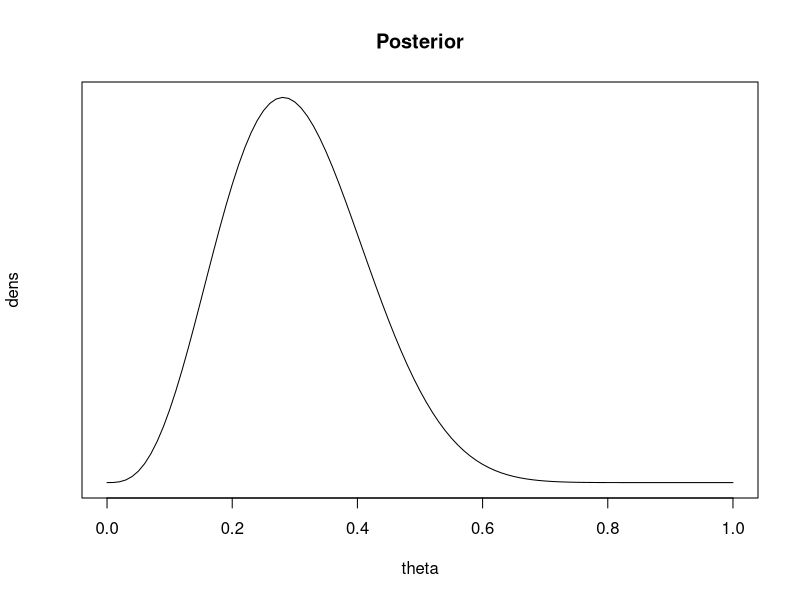
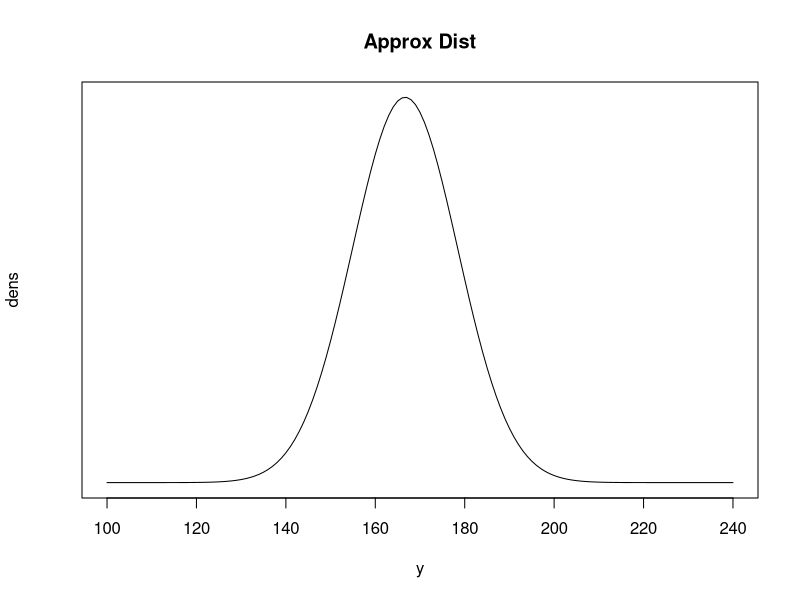
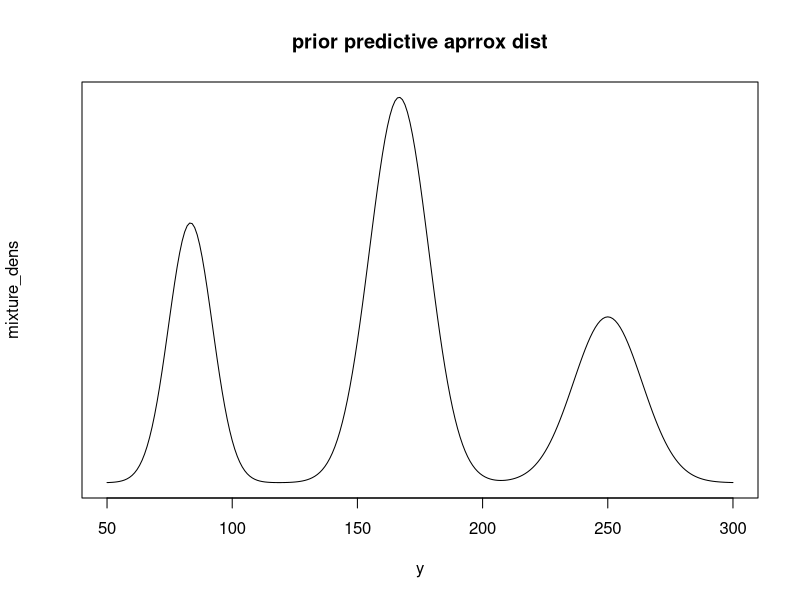
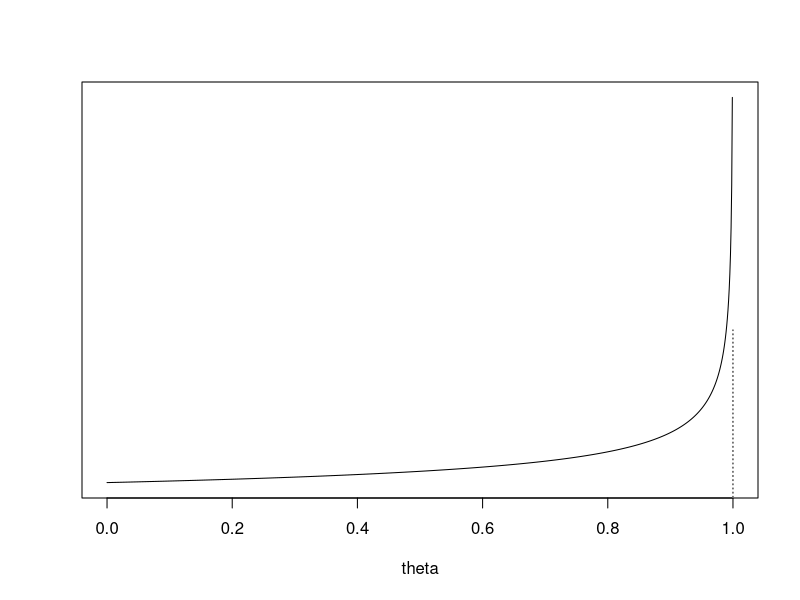
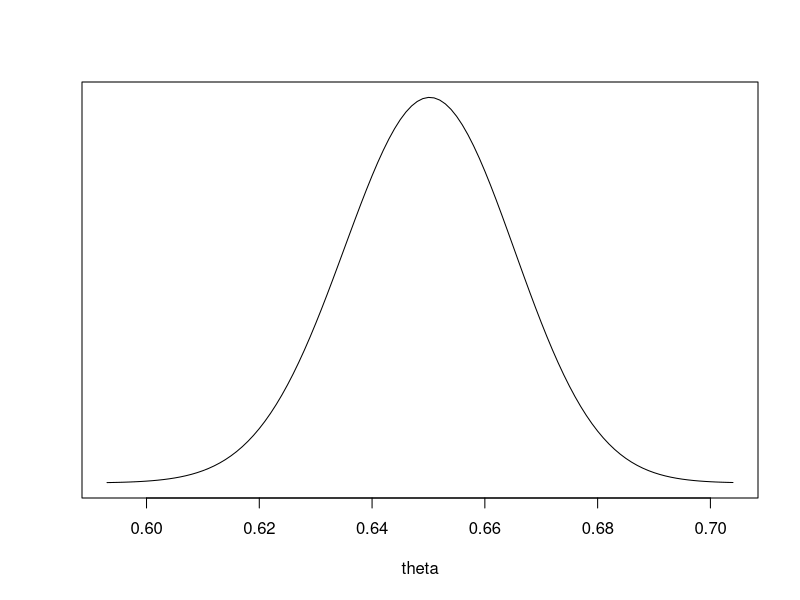
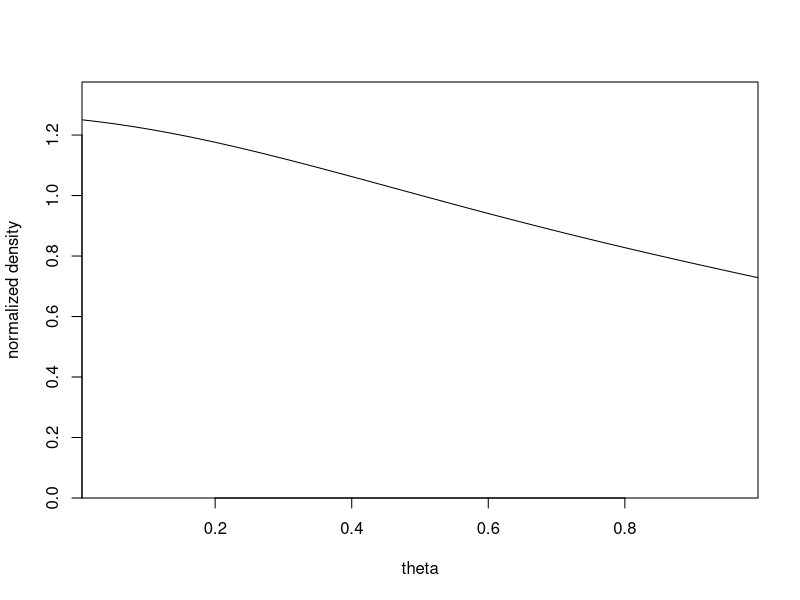
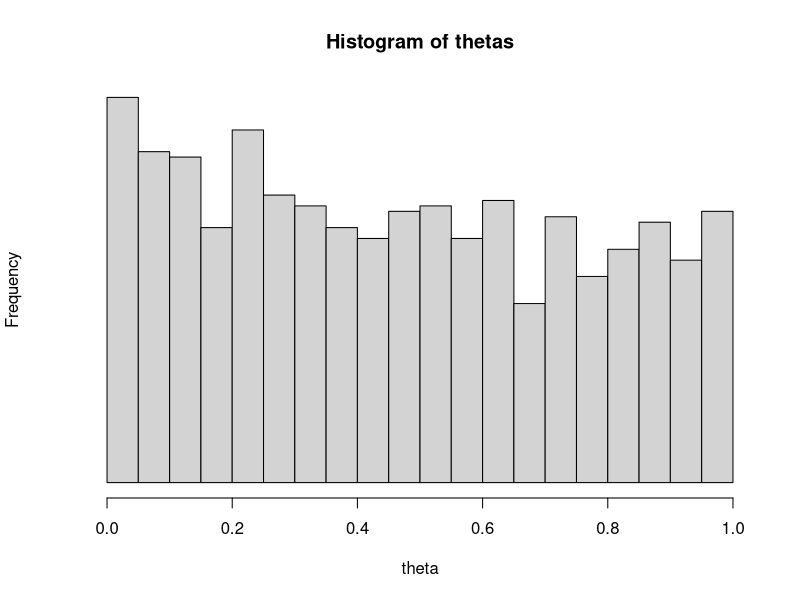
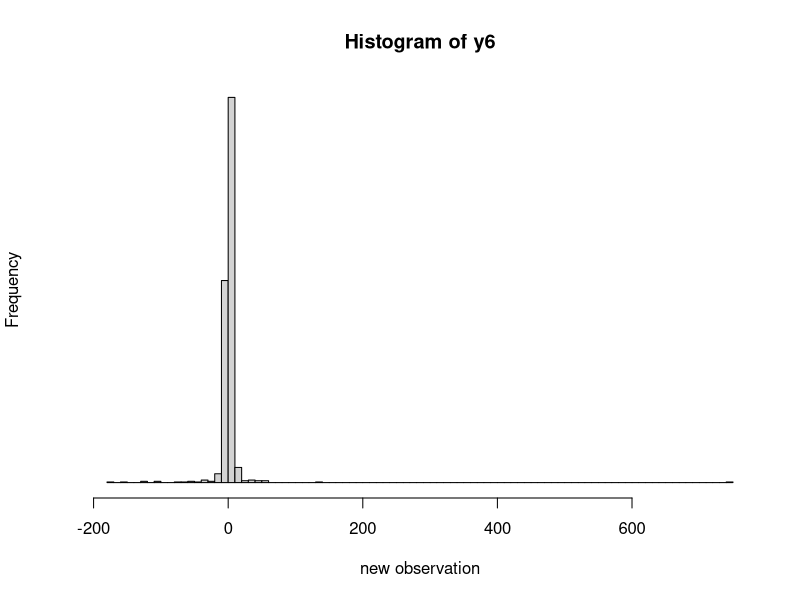

Write R code to recreate these figures, in order.
## ---- chunk 1
theta <- seq(0,1,.01)
dens <- theta^3*(1-theta)^13 + 10*theta^4*(1-theta)^12 +
45*theta^5*(1-theta)^11
plot (dens~theta, main='Posterior', type="l", xlab="theta", yaxt="n",  cex=2)
## ---- chunk 2
y <- seq(100,240,1)
dens <- dnorm(y,1000*(1/6),sqrt(1000*(1/6)*(5/6)))
plot(dens~y, main="Approx Dist", type='l',xlab='y',yaxt='n',cex=2)
## ---- chunk 3
y <- seq(50,300,1)
dens <- function(x,theta){
dnorm(x,1000*theta, sqrt(1000*theta*(1-theta)))  
}
mixture_dens <- 0.25*dens(y,1/12)+0.5*dens(y,1/6)+0.25*dens(y,1/4)
plot(mixture_dens~y,main="prior predictive aprrox dist", yaxt='n',type='l',cex=2)
## ---- chunk 4
theta <- seq(0,1,.001)
dens <- dbeta(theta,1,.67)
plot (theta, dens,
type="l", xlab="theta", ylab="", yaxt="n", cex=2)
lines (c(1,1),c(0,3),col=0)
lines (c(1,1),c(0,3),lty=3)
## ---- chunk 5
theta <- seq(0,1,.001)
dens <- dbeta(theta,651,350.67)
cond <- dens/max(dens) > 0.001
plot (theta[cond], dens[cond],
type="l", xlab="theta", ylab="", yaxt="n", cex=2)
## ---- chunk 6
dens <- function (y, th){
dens0 <- NULL
for (i in 1:length(th))
dens0 <- c(dens0, prod (dcauchy (y, th[i], 1)))
dens0}
y <- c(-2, -1, 0, 1.5, 2.5)
step <- .01
theta <- seq(step/2, 1-step/2, step)
dens.unnorm <- dens(y,theta)
dens.norm <- dens.unnorm/(step*sum(dens.unnorm))
plot (theta, dens.norm, ylim=c(0,1.1*max(dens.norm)),
type="l", xlab="theta", ylab="normalized density",
xaxs="i", yaxs="i", cex=2)
## ---- chunk 7
thetas <- sample (theta, 1000, step*dens.norm,
replace=TRUE)
hist (thetas, xlab="theta", yaxt="n",
breaks=seq(0,1,.05), cex=2)
## ---- chunk 8
y6 <- rcauchy (length(thetas), thetas, 1)
hist (y6, xlab="new observation", yaxt="n",
nclass=100, cex=2)
## ---- chunk 9
theta <- rgamma(1000,238)/10
y1986 <- rpois(1000,theta)
print (sort(y1986)[c(25,976)])
## ---- chunk 10
theta <- rgamma(1000,238)/5.716e12
y1986 <- rpois(1000,theta*8e11)
print (sort(y1986)[c(25,976)])
## ---- chunk 11
library(ggplot2)
theme_set(theme_minimal())
df1 <- data.frame(theta = seq(0.375, 0.525, 0.001)) 
a <- 438
b <- 544
# dbeta computes the posterior density
df1$p <- dbeta(df1$theta, a, b)
df2 <- data.frame(theta = seq(qbeta(0.025, a, b), qbeta(0.975, a, b), length.out = 100))
# compute the posterior density
df2$p <- dbeta(df2$theta, a, b)
## ---- chunk 12
ggplot(mapping = aes(theta, p)) +
  geom_line(data = df1) +
  # Add a layer of colorized 95% posterior interval
  geom_area(data = df2, aes(fill='1')) +
  # Add the proportion of girl babies in general population
  geom_vline(xintercept = 0.488, linetype='dotted') +
  # Decorate the plot a little
  labs(title='Uniform prior -> Posterior is Beta(438,544)', y = '') +
  scale_y_continuous(expand = c(0, 0.1), breaks = NULL) +
  scale_fill_manual(values = 'lightblue', labels = '95% posterior interval') +
  theme(legend.position = 'bottom', legend.title = element_blank())
## ---- chunk 13
library(ggplot2)
theme_set(theme_minimal())
library(tidyr)
a <- 437
b <- 543
df1 <- data.frame(theta = seq(0.375, 0.525, 0.001))
df1$pu <- dbeta(df1$theta, a+1, b+1)
n <- c(2, 20, 200) # prior counts
apr <- 0.488 # prior ratio of success
helperf <- function(n, apr, a, b, df)
  cbind(df, pr = dbeta(df$theta, n*apr, n*(1-apr)), po = dbeta(df$theta, n*apr + a, n*(1-apr) + b), n = n)
df2 <- lapply(n, helperf, apr, a, b, df1) %>% do.call(rbind, args = .) %>%
  gather(grp, p, -c(theta, n), factor_key = T)
df2$title <- factor(paste0('alpha/(alpha+beta)=0.488, alpha+beta=',df2$n))
levels(df2$grp) <- c('Posterior with unif prior', 'Prior', 'Posterior')
## ---- chunk 14
ggplot(data = df2) +
  geom_line(aes(theta, p, color = grp)) +
  geom_vline(xintercept = 0.488, linetype = 'dotted') +
  facet_wrap(~title, ncol = 1) +
  labs(x = '', y = '') +
  scale_y_continuous(breaks = NULL) +
  theme(legend.position = 'bottom', legend.title = element_blank())
